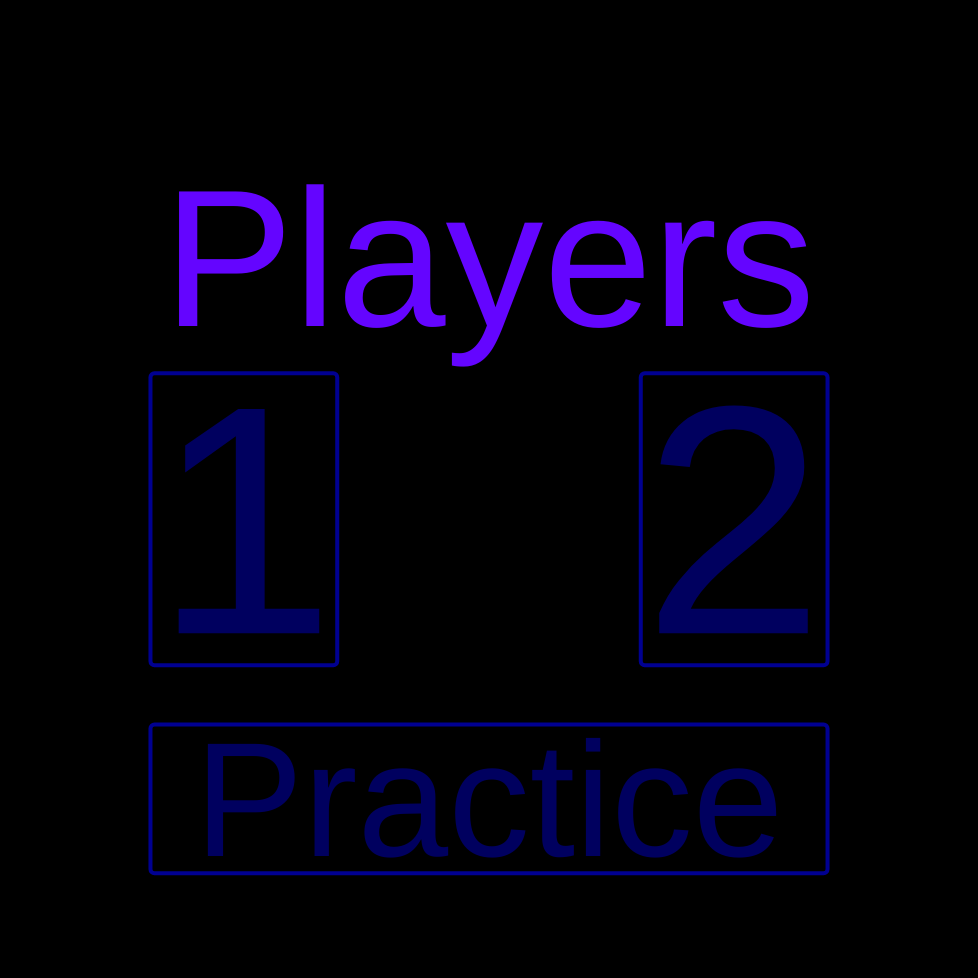
Frame 1 (no input)
Frame 60 (no input): identical to frame 1, image omitted
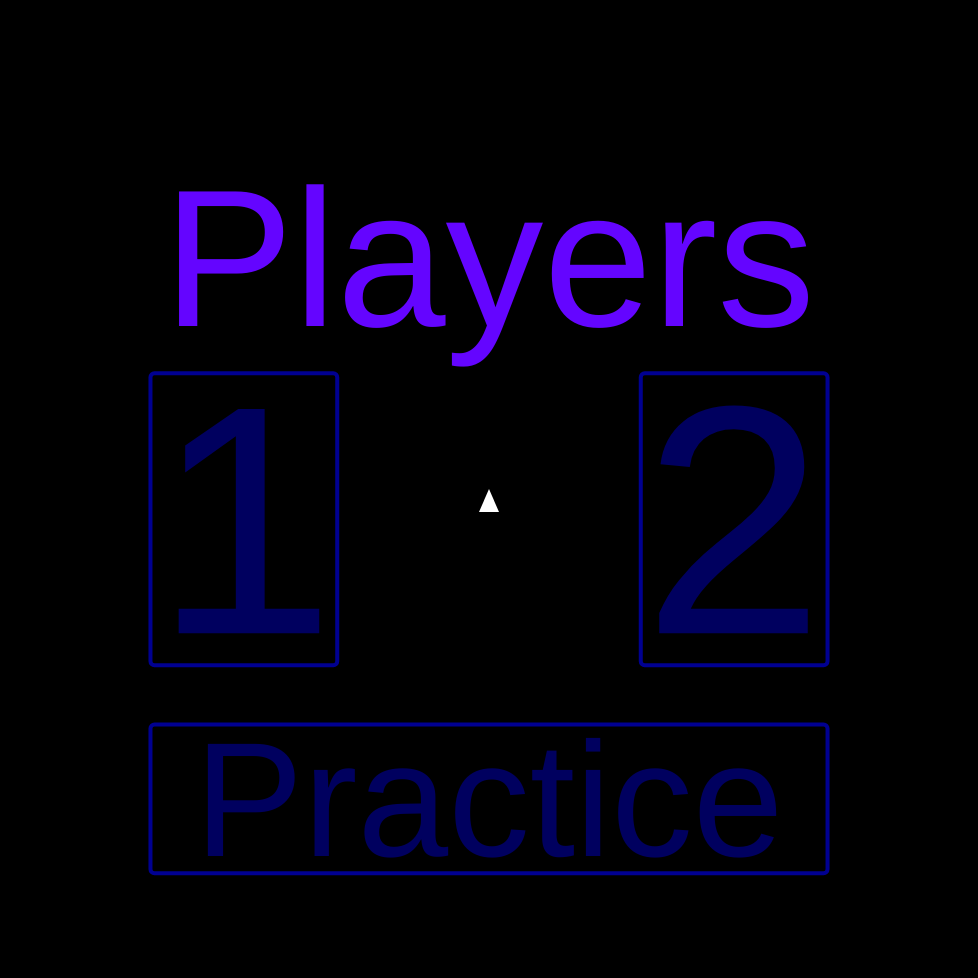
Frame 120 (the mouse pressed at the canvas centre since frame 60)

The p5.js sketch that drew these frames (run headless with seeded random() and noise() and a simulated clock; from frame 60 on, the mouse is pressed at the canvas centre):

// p5.js sketch
// ── sketch.js
// TODO: 
// add sound
// make ball 3d

var posx, posy;
var xspeed = 0;
var yspeed = 0;
var ydir;
var xdir;
var timer = 5;
var stopped = true;
var p1y, p2y;
var p1score = 0;
var p2score = 0;
var speed = 3;
var f = 100;
var bounces = 0;
var first = true;
var playerselect = true;
var p1alph = 145;
var p2alph = 145;
var pracalph = 145;
var leftx1, lefty1, rightx1, righty1, leftx2, lexty2, rightx2, righty2;
var pracx1, pracy1, pracx1, pracy1;
var pcount;
var backr = 0;
var backg = 0;
var backb = 0;
var backa = 255;
var level = 1;
var templevel = 1;
var lossflash = false;
var lvlflash = false;
var flashcount = 0;
var frac;

function setup() {
    var cnv = createCanvas(window.innerHeight - 22, window.innerHeight - 22)
    var x = (windowWidth - width) / 2;
    var y = ((windowHeight - height) / 2);
    cnv.position(x, y);
    frameRate(f);

    posy = height / 2
    posx = height / 2

    p1y = height / 2 - height / 8;
    p2y = height / 2 - height / 8;

}

function draw() {
    if (lossflash) {
        backr = 45;
        flashcount++;
    } else if (lvlflash) {
        backg = 25;
        backb = 40;
        flashcount++;
    }
    if (flashcount > 20) {
        flashcount = 0;
        lossflash = false;
        lvlflash = false;
    }

    background(backr, backg, backb);
    backr = 0;
    backg = 0;
    backb = 0;

    if (playerselect) {
        // 1 or 2 player selection
        textAlign(CENTER, CENTER);
        noStroke();
        textSize(height / 5);
        fill(100, 5, 255);
        text("Players", width / 2, 2.5 * height / 9);

        textSize(height / 3);
        fill(0, 0, 255, p1alph - 50);
        text("1", 1 * width / 4, height / 1.8);

        fill(0, 0, 255, p2alph - 50);
        text("2", 3 * width / 4, height / 1.8);

        textSize(height / 6);
        fill(0, 0, 255, pracalph - 50);
        text("Practice", width / 2, (height / 1.09 + height / 1.35) / 2);

        p1alph = 145;
        p2alph = 145;
        pracalph = 145;


        pracx1 = height / 6.5;
        pracy1 = height / 1.35;
        pracx2 = height - height / 6.5;
        pracy2 = height / 1.12;

        leftx1 = height / 6.5;
        lefty1 = height / 2.62;
        leftx2 = height / 2.9;
        lefty2 = height / 1.47;

        rightx2 = height - height / 6.5;
        righty1 = height / 2.62;
        rightx1 = height - height / 2.9;
        righty2 = height / 1.47;

        if (mouseX > leftx1 && mouseX < leftx2 && mouseY > lefty1 && mouseY < lefty2) {
            p1alph = 255;
            if (mouseIsPressed) {
                pcount = 1;
                playerselect = false;
            }
        } else if (mouseX > rightx1 && mouseX < rightx2 && mouseY > righty1 && mouseY < righty2) {
            p2alph = 255;
            if (mouseIsPressed) {
                pcount = 2;
                playerselect = false;
            }
        } else if (mouseX > pracx1 && mouseX < pracx2 && mouseY > pracy1 && mouseY < pracy2) {
            pracalph = 255;
            if (mouseIsPressed) {
                pcount = 0;
                playerselect = false;
            }
        }

        strokeWeight(4);
        stroke(0, 0, 255, p1alph);
        rectMode(CORNERS);
        fill(0, 0, 0, 0);
        rect(leftx1, lefty1, leftx2, lefty2, 4);

        stroke(0, 0, 255, p2alph);
        rect(rightx1, righty1, rightx2, righty2, 4);

        stroke(0, 0, 255, pracalph);
        rect(pracx1, pracy1, pracx2, pracy2, 4);

        // mouse
        fill(255);
        noStroke();
        triangle(mouseX - 10, mouseY + 23, mouseX + 10, mouseY + 23, mouseX, mouseY);
    } else {
        movement();

        if (first) {
            // arrow
            stroke(191, 0, 188);
            fill(191, 0, 188);
            if (pcount == 2 || pcount == 1) {
                textSize(70);
                textAlign(CENTER, CENTER);
                text("Speed", width / 2, 8 * height / 9);

                strokeWeight(4);
                line(width / 2, height / 1.25, width / 2 + 12, height / 1.22);
                line(width / 2, height / 1.25, width / 2 - 12, height / 1.22);
                line(width / 2, height / 1.25, width / 2, height / 1.168);
            } else if (pcount == 0) {
                textSize(70);
                textAlign(CENTER, CENTER);
                text("Level", width / 2, 8 * height / 9);

                strokeWeight(4);
                line(width / 2, height / 1.6, width / 2 + 38, height / 1.42);
                line(width / 2, height / 1.6, width / 2 - 38, height / 1.42);
                line(width / 2, height / 1.6, width / 2, height / 1.168);
            }
            strokeWeight(1);
            textSize(width / 26.66);
            if (pcount == 2) {
                text("Up", width - width / 8.5, height / 2 - 50);
                text("Down", width - width / 8.5, height / 2 + 50);
                text("W", width / 8.5, height / 2 - 50);
                text("S", width / 8.5, height / 2 + 50);
            } else if (pcount == 0) {
                text("Up", width - width / 8.5, height / 2 - 50);
                text("Down", width - width / 8.5, height / 2 + 50);
                text("Up", width / 8.5, height / 2 - 50);
                text("Down", width / 8.5, height / 2 + 50);
            } else if (pcount == 1) {
                text("Up", width - width / 8.5, height / 2 - 50);
                text("Down", width - width / 8.5, height / 2 + 50);
            }
        }

        // SCORE COUNTER
        textAlign(RIGHT, CENTER);
        noStroke();
        if (pcount == 2 || pcount == 1) {
            fill(255, 255, 100, 50);
            textSize(height / 2.666);
            text(p1score, width / 2 - 50, height / 2);

            textAlign(LEFT, CENTER);
            text(p2score, width / 2 + 50, height / 2);
        } else if (pcount == 0) {
            fill(80, 80, 255, 80);
            textAlign(CENTER, CENTER);
            textSize(height / 2.666);
            text(level, width / 2, height / 2);
        }

        // SPEED
        templevel = level;
        level = int(1 + bounces / 4);
        if (level != templevel) {
            lvlflash = true;
        }

        if (pcount == 2 || pcount == 1) {
            noStroke();
            textAlign(CENTER, CENTER);
            fill(80, 80, 255, 80);
            textSize(height / 8);
            text(level, width / 2, height / 1.333);
        } else if (pcount == 0) {
            // NOTHING
        }



        // speed fraction
        frac = (bounces % 4);
        fill(100, 30, 65);
        textAlign(CENTER, CENTER);
        textSize(height / 10);
        text(frac + "/4", height * .8, height * .8);


        // BALL
        fill(255);
        noStroke();
        ellipse(posx, posy, 18, 18);

        // CHECKS FOR COLLISIONS
        if ((posx <= 8 + 9) && ((posy >= p1y) && (posy <= p1y + 220))) {
            xspeed = -xspeed;
            posx = 8 + 9;
            bounces++;
        } else if ((posx >= width - 8 - 9) && ((posy >= p2y) && (posy <= p2y + 220))) {
            xspeed = -xspeed;
            posx = width - 8 - 9;
            bounces++;
        }
        if (posx >= width + 9) {
            reset();
            p1score++;
            lossflash = true;
        } else if (posx <= -9) {
            reset();
            p2score++;
            lossflash = true;
        }

        if (posy >= width - 9 || posy <= 9) {
            yspeed = -yspeed;
        }


        // MOUSE RESET
        if ((keyIsDown(32)) && (stopped)) {
            setSpeeds();
            bounces = 0;
            mouseIsPressed = false;
            first = false;
        }
        if (stopped) {
            fill(255, 0, 0);
            textAlign(CENTER, CENTER);
            textSize(height / 12.3);
            text("Press Space to Start", width / 2, height / 4);
        }


        // MAKE PADDLE
        fill(255);
        noStroke();
        rectMode(CORNER);
        rect(0, p1y, 8, height / 4);
        rect(width - 8, p2y, 8, height / 4);


        // FIXING MISSING PADDLE
        if (p1y <= -220) {
            p1y = height - 1;
        } else if (p1y >= height) {
            p1y = -221;
        } else if (p2y <= -220) {
            p2y = height - 1;
        } else if (p2y >= height) {
            p2y = -221;
        }


        //timer = 5;

        // if (frameCount % 60 == 0 && timer > 0) { // if the frameCount is divisible by 60, then a second has passed. it will stop at 0
        //     timer --;
        // }
        // if (timer != 0) {
        //     stroke(255);
        //     fill(255);
        //     textAlign(CENTER, CENTER);
        //     textSize(100);
        //     text(timer, width/2, height/2);
        // }
    }
}



function setSpeeds() {
    stopped = false;

    xspeed = random(3.5, 4.5);
    yspeed = random(.5, 5);

    xdir = random(-1, 1);
    ydir = random(-1, 1);

    if (xdir === 0) {
        xdir = random(-1, 1);
    }
    if (ydir === 0) {
        ydir = random(-1, 1);
    }
    if (xdir < 0) {
        xspeed = -xspeed;
    }
    if (ydir < 0) {
        yspeed = -yspeed;
    }
}

function reset() {
    stopped = true;
    posx = width / 2;
    posy = height / 2;
    xspeed = 0;
    yspeed = 0;
    //tiimer();
}

function keyPressed() {

}

function movement() {
    // MOVE PADDLE

    if (pcount == 2) {
        if (keyIsDown(83)) {
            p1y = p1y + 2 * speed;
        } else if (keyIsDown(87)) {
            p1y = p1y - 2 * speed;
        }

        if (keyIsDown(DOWN_ARROW)) {
            p2y = p2y + 2 * speed;
        } else if (keyIsDown(UP_ARROW)) {
            p2y = p2y - 2 * speed;
        }
    } else if (pcount == 1) {
        if (keyIsDown(DOWN_ARROW)) {
            p2y = p2y + 2 * speed;
        } else if (keyIsDown(UP_ARROW)) {
            p2y = p2y - 2 * speed;
        }

        // BOT
        if (posy > (p1y + height / 8)) {
            p1y = p1y + 2 * speed;
        } else if (posy < (p1y + height / 8)) {
            p1y = p1y - 2 * speed;
        }
    } else if (pcount == 0) {
        if (keyIsDown(DOWN_ARROW)) {
            p2y = p2y + 2 * speed;
            p1y = p1y + 2 * speed;

        } else if (keyIsDown(UP_ARROW)) {
            p2y = p2y - 2 * speed;
            p1y = p1y - 2 * speed;
        }
    }
    for (let i = 0; i <= bounces; i += 4) {
        posx = posx + xspeed;
        posy = posy + yspeed;
    }
}
